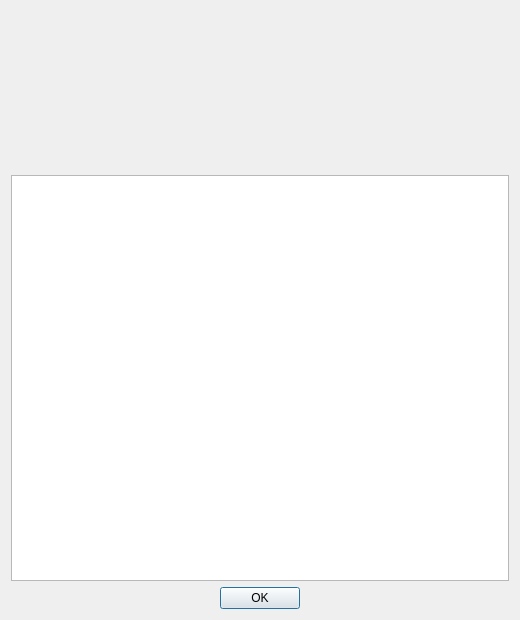
<?xml version="1.0" encoding="UTF-8"?>
<ui version="4.0">
 <class>AboutDialog</class>
 <widget class="QDialog" name="AboutDialog">
  <property name="geometry">
   <rect>
    <x>0</x>
    <y>0</y>
    <width>520</width>
    <height>620</height>
   </rect>
  </property>
  <property name="windowTitle">
   <string>About texstudio-vim</string>
  </property>
  <layout class="QGridLayout" name="gridLayout">
   <item row="0" column="0">
    <layout class="QHBoxLayout" name="horizontalLayout">
     <property name="spacing">
      <number>0</number>
     </property>
     <item>
      <spacer>
       <property name="orientation">
        <enum>Qt::Horizontal</enum>
       </property>
       <property name="sizeHint" stdset="0">
        <size>
         <width>18</width>
         <height>158</height>
        </size>
       </property>
      </spacer>
     </item>
     <item>
      <widget class="QLabel" name="label">
       <property name="text">
        <string/>
       </property>
       <property name="pixmap">
        <pixmap resource="texstudio.qrc">:/images/splash.png</pixmap>
       </property>
      </widget>
     </item>
     <item>
      <spacer>
       <property name="orientation">
        <enum>Qt::Horizontal</enum>
       </property>
       <property name="sizeHint" stdset="0">
        <size>
         <width>18</width>
         <height>158</height>
        </size>
       </property>
      </spacer>
     </item>
    </layout>
   </item>
   <item row="1" column="0">
    <widget class="QTextBrowser" name="textBrowser"/>
   </item>
   <item row="2" column="0">
    <layout class="QHBoxLayout" name="horizontalLayout_2">
     <item>
      <spacer>
       <property name="orientation">
        <enum>Qt::Horizontal</enum>
       </property>
       <property name="sizeHint" stdset="0">
        <size>
         <width>181</width>
         <height>20</height>
        </size>
       </property>
      </spacer>
     </item>
     <item>
      <widget class="QPushButton" name="okButton">
       <property name="text">
        <string>OK</string>
       </property>
      </widget>
     </item>
     <item>
      <spacer>
       <property name="orientation">
        <enum>Qt::Horizontal</enum>
       </property>
       <property name="sizeHint" stdset="0">
        <size>
         <width>171</width>
         <height>20</height>
        </size>
       </property>
      </spacer>
     </item>
    </layout>
   </item>
  </layout>
 </widget>
 <resources>
  <include location="texstudio.qrc"/>
 </resources>
 <connections>
  <connection>
   <sender>okButton</sender>
   <signal>clicked()</signal>
   <receiver>AboutDialog</receiver>
   <slot>accept()</slot>
   <hints>
    <hint type="sourcelabel">
     <x>278</x>
     <y>253</y>
    </hint>
    <hint type="destinationlabel">
     <x>96</x>
     <y>254</y>
    </hint>
   </hints>
  </connection>
 </connections>
</ui>
